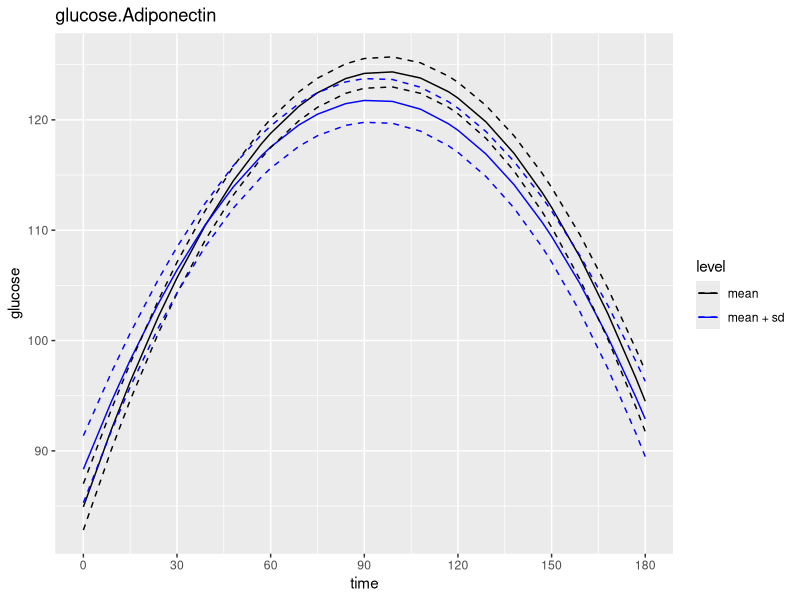
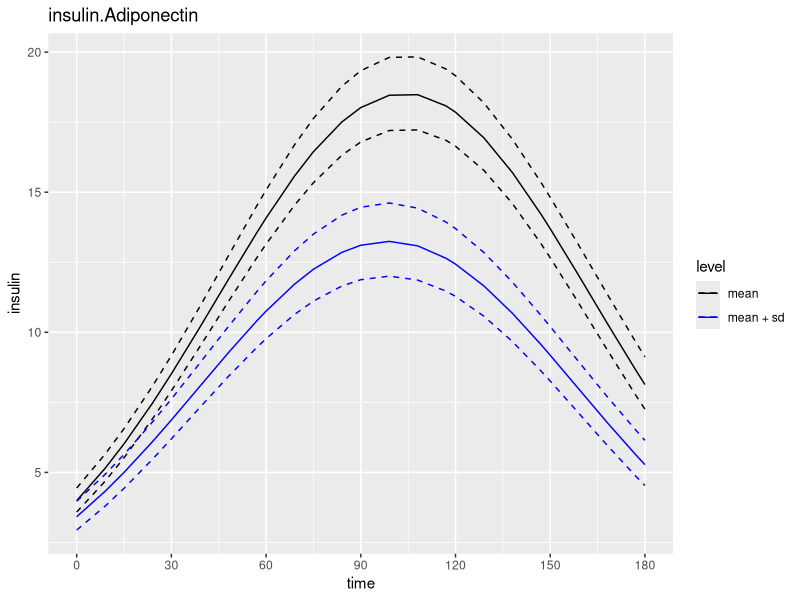
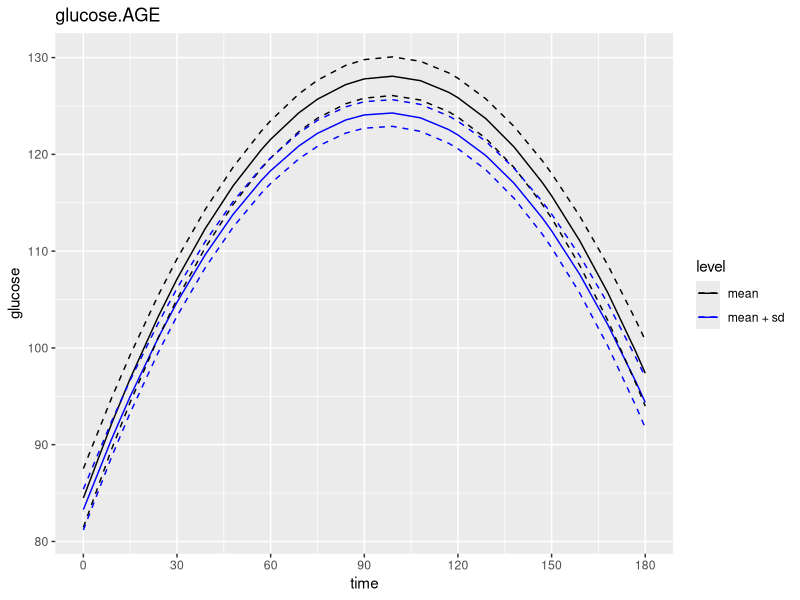
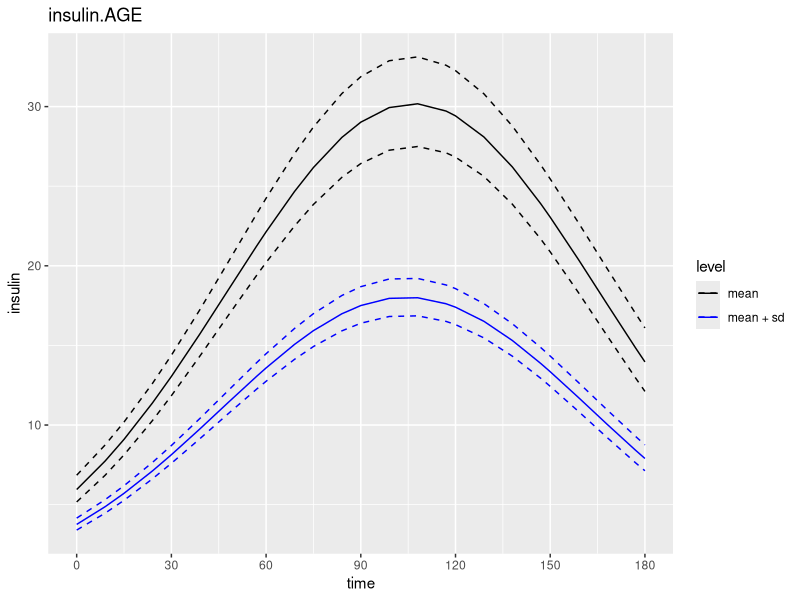
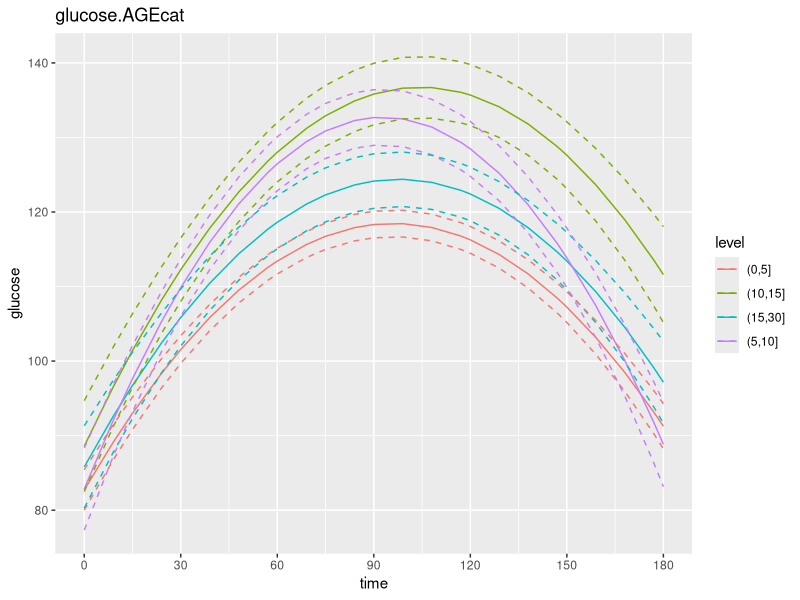
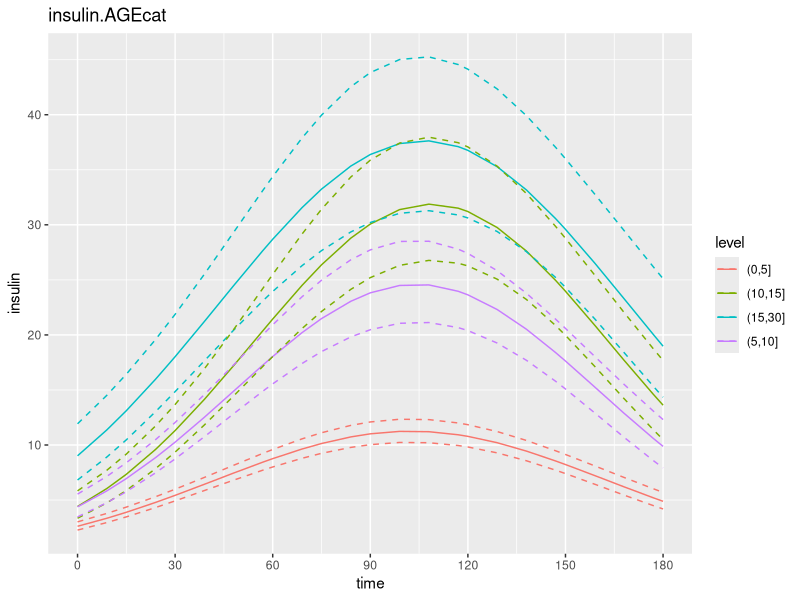
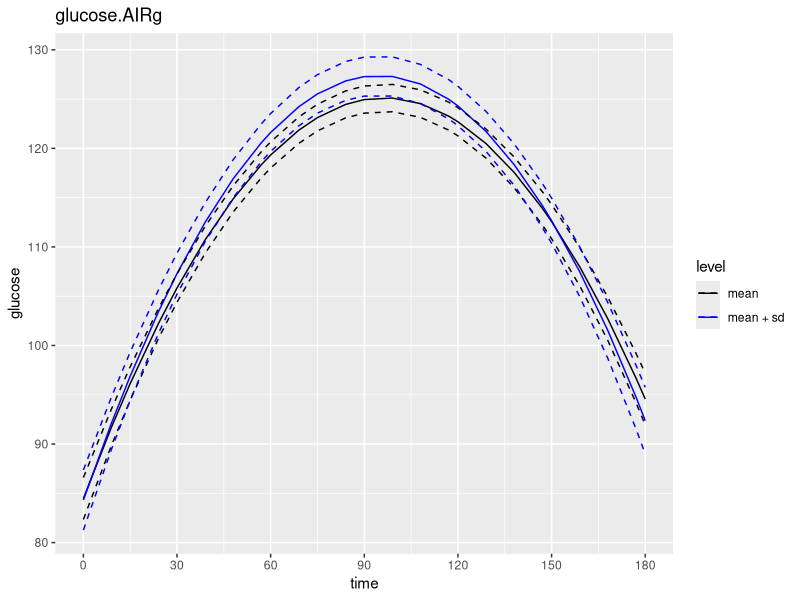
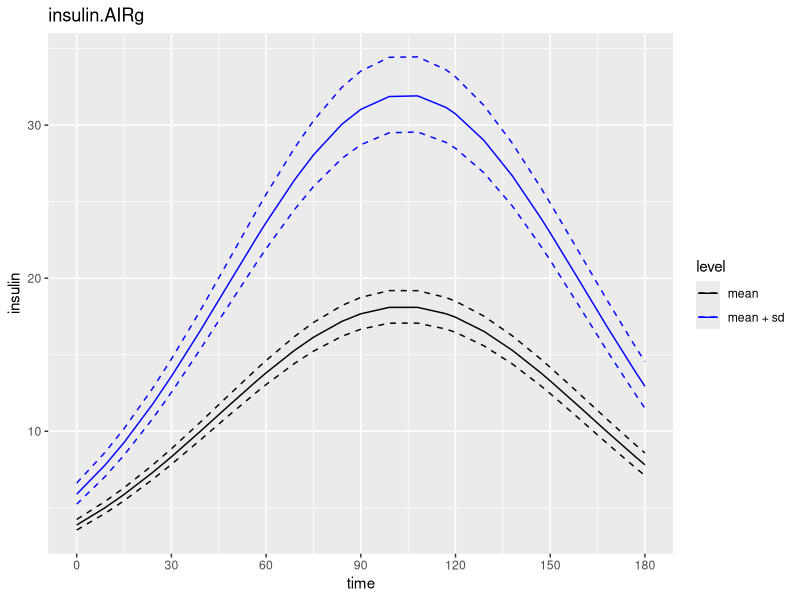

The R source for these figures, in order:
## ---- chunk 1
knitr::opts_chunk$set(echo = FALSE, warning=FALSE)
library(knitr)
library(dplyr)
library(ggplot2)
## ---- chunk 2
w <- read.csv("results-wald.csv", as.is=TRUE)
w %>% kable(digits=c(0,0,2,0,4))
## ---- chunk 3
d <- read.csv("results-fit.csv", as.is=TRUE)
d$p <- d$predicted.value
d$lo <- d$predicted.value - d$standard.error
d$hi <- d$predicted.value + d$standard.error
d$p <- ifelse(d$response=="insulin", exp(d$p), d$p)
d$lo <- ifelse(d$response=="insulin", exp(d$lo), d$lo)
d$hi <- ifelse(d$response=="insulin", exp(d$hi), d$hi)

ds <- split(d, d[,c("response", "var")])

for(i in seq_along(ds)) {
  foo <- as.numeric(as.character(ds[[i]]$level))
  if(!any(is.na(foo))) {
    #ds[[i]]$level <- paste(round(foo,2))
    ds[[i]]$level <- factor(ds[[i]]$level, labels=c("mean", "mean + sd"))
  } else {
    ds[[i]]$level <- factor(ds[[i]]$level)
  }
}

for(i in seq_along(ds)) {
  p <- ggplot(ds[[i]]) + aes(time, p, group=level, color=level) + 
    geom_line() +
    geom_line(aes(y=lo), lty=2) +
    geom_line(aes(y=hi), lty=2) +
    ggtitle(names(ds)[i]) + ylab(ds[[i]]$response[1]) +
    scale_x_continuous(breaks=(0:6)*30)
  if(nlevels(ds[[i]]$level)<=2) {
    p <- p + scale_color_manual(values=c("black", "blue"))
  }
  plot(p)
}
